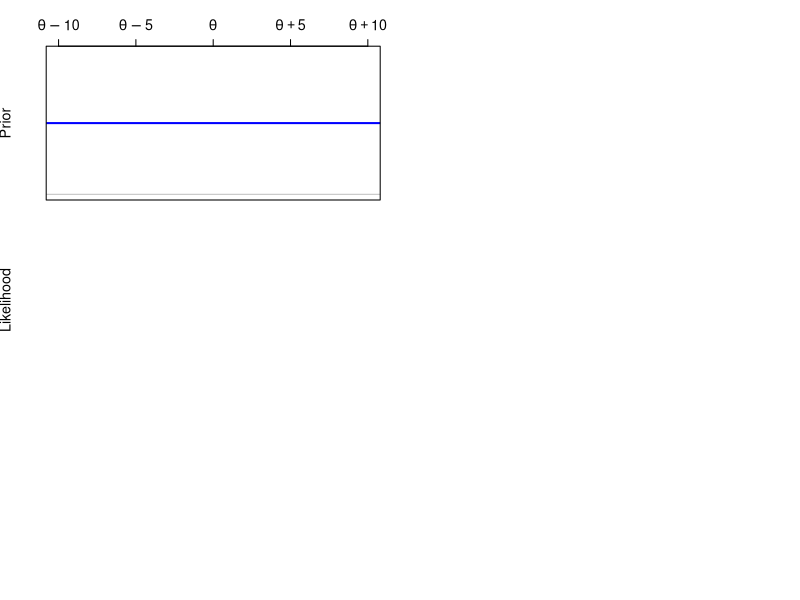

Write the R code that produced this figure. (Note: this script raises an error after producing the figure.)

par(mgp=c(2.5,1,0),mar=c(0,3.5,3.5,1.5),cex=1.3,mfcol=c(3,2),cex.axis=1.3,cex.lab=1.3)


plot(0,0,ty='n',ylim=c(0,2),xlim=c(-.5,1.5),axes=F,ylab="Prior",xlab="")
axis(3,at=1:5/2-1,lab=expression(theta - 10,
                                 theta - 5,
                                 theta,
                                 theta + 5,
                                 theta + 10
))
#axis(2,at=0)

abline(h=1, col="blue", lwd=2)
abline(h=0,col="gray")
box()

par(mar=c(1,3.5,1,1.5))



plot(0,0,ty='n',ylim=c(0,2),xlim=c(-.5,1.5),axes=F,ylab="Likelihood",xlab="")
points(x.a,0*x.a + 1.5,pch=21,col="black",bg="lightblue",cex=1)
box()
abline(h=0,col="gray")
rect(x.a[1] - .5, 1.5 - .1, x.a[1] + .5, 1.5 + .1, col=rgb(0,0,1,.2),lty=0)
rect(x.a[2] - .5, 1.5 - .1, x.a[2] + .5, 1.5 + .1, col=rgb(0,0,1,.2),lty=0)
segments(min(x.a) + .5, 0, min(x.a) + .5, 1, col="blue", lwd=2)
segments(max(x.a) - .5, 0, max(x.a) - .5, 1,col="blue", lwd=2)
segments(max(x.a) - .5, 1, min(x.a) + .5, 1,  col="blue", lwd=2)

#axis(2,at=0)

par(mar=c(3.5,3.5,0,1.5))

plot(0,0,ty='n',ylim=c(0,2),xlim=c(-.5,1.5),axes=F,ylab="Posterior",xlab="Location")
box()
abline(h=0,col="gray")
segments(min(x.a) + .5, 0, min(x.a) + .5, 1,  col="blue", lwd=2)
segments(max(x.a) - .5, 0, max(x.a) - .5, 1,  col="blue", lwd=2)
segments(max(x.a) - .5, 1, min(x.a) + .5, 1,  col="blue", lwd=2)

#axis(2,at=0)

axis(1,at=1:5/2-1,lab=expression(theta - 10,
                                 theta - 5,
                                 theta,
                                 theta + 5,
                                 theta + 10
))

rect(mean(x.a) - (1/4 - diff(x.a)/4),
     0, mean(x.a) + (1/4 - diff(x.a)/4), 1, 
     col=rgb(0,0,1,.2),lty=0)

##### Second column

par(mar=c(0,1.5,3.5,3.5))


plot(0,0,ty='n',ylim=c(0,2),xlim=c(-.5,1.5),axes=F,ylab="",xlab="")
xx = seq(par()$usr[1],par()$usr[2],len=100)

lines(xx,dnorm(xx,.25,1)*3, col="blue", lwd=2)
axis(3,at=1:5/2-1,lab=expression(theta - 10,
                                 theta - 5,
                                 theta,
                                 theta + 5,
                                 theta + 10
))

xx = seq(-1,2, len=200)

abline(h=0,col="gray")
box()

par(mar=c(1,1.5,1,3.5))



plot(0,0,ty='n',ylim=c(0,2),xlim=c(-.5,1.5),axes=F,ylab="Likelihood",xlab="")
points(x.b,0*x.b + 1.5,pch=21,col="black",bg="lightblue",cex=1)
box()
abline(h=0,col="gray")
rect(x.b[1] - .5, 1.5 - .1, x.b[1] + .5, 1.5 + .1, col=rgb(0,0,1,.2),lty=0)
rect(x.b[2] - .5, 1.5 - .1, x.b[2] + .5, 1.5 + .1, col=rgb(0,0,1,.2),lty=0)
segments(min(x.b) + .5, 0, min(x.b) + .5, 1, col="blue", lwd=2)
segments(max(x.b) - .5, 0, max(x.b) - .5, 1, col="blue", lwd=2)
segments(max(x.b) - .5, 1, min(x.b) + .5, 1, col="blue", lwd=2)


par(mar=c(3.5,1.5,0,3.5))

plot(0,0,ty='n',ylim=c(0,2),xlim=c(-.5,1.5),axes=F,ylab="Posterior",xlab="Location")
box()
abline(h=0,col="gray")
segments(min(x.b) + .5, 0, min(x.b) + .5, dnorm(min(x.b) + .5,.25,1)*3, col="blue", lwd=2)
segments(max(x.b) - .5, 0, max(x.b) - .5, dnorm(max(x.b) - .5,.25,1)*3, col="blue", lwd=2)
xx = seq(max(x.b) - .5,min(x.b) + .5,len=100)
lines(xx,dnorm(xx,.25,1)*3, col="blue", lwd=2)

axis(1,at=1:5/2-1,lab=expression(theta - 10,
                                 theta - 5,
                                 theta,
                                 theta + 5,
                                 theta + 10
))

total.area  = pnorm(min(x.b) + .5,.25,1) - pnorm(max(x.b) - .5,.25,1)
left.side = qnorm(pnorm(max(x.b) - .5,.25,1) + total.area*.25, .25, 1)
right.side = qnorm(pnorm(max(x.b) - .5,.25,1) + total.area*.75, .25, 1)

xx = seq(left.side,right.side,len=100)

polygon(c(xx, rev(xx)), c(xx*0, dnorm(rev(xx),.25,1)*3), col=rgb(0,0,1,.2),lty=0)

